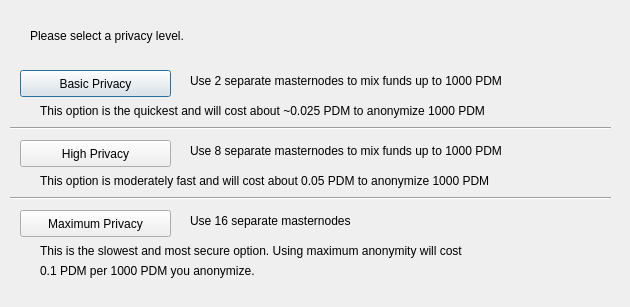
<?xml version="1.0" encoding="UTF-8"?>
<ui version="4.0">
 <class>DarksendConfig</class>
 <widget class="QDialog" name="DarksendConfig">
  <property name="geometry">
   <rect>
    <x>0</x>
    <y>0</y>
    <width>630</width>
    <height>307</height>
   </rect>
  </property>
  <property name="windowTitle">
   <string>Configure PrivateSend</string>
  </property>
  <widget class="QPushButton" name="buttonBasic">
   <property name="geometry">
    <rect>
     <x>20</x>
     <y>70</y>
     <width>151</width>
     <height>27</height>
    </rect>
   </property>
   <property name="text">
    <string>Basic Privacy</string>
   </property>
  </widget>
  <widget class="QPushButton" name="buttonHigh">
   <property name="geometry">
    <rect>
     <x>20</x>
     <y>140</y>
     <width>151</width>
     <height>27</height>
    </rect>
   </property>
   <property name="text">
    <string>High Privacy</string>
   </property>
  </widget>
  <widget class="QPushButton" name="buttonMax">
   <property name="geometry">
    <rect>
     <x>20</x>
     <y>210</y>
     <width>151</width>
     <height>27</height>
    </rect>
   </property>
   <property name="text">
    <string>Maximum Privacy</string>
   </property>
  </widget>
  <widget class="QLabel" name="label">
   <property name="geometry">
    <rect>
     <x>30</x>
     <y>20</y>
     <width>571</width>
     <height>31</height>
    </rect>
   </property>
   <property name="text">
    <string>Please select a privacy level.</string>
   </property>
  </widget>
  <widget class="QLabel" name="label_2">
   <property name="geometry">
    <rect>
     <x>190</x>
     <y>70</y>
     <width>421</width>
     <height>21</height>
    </rect>
   </property>
   <property name="text">
    <string>Use 2 separate masternodes to mix funds up to 1000 PDM</string>
   </property>
  </widget>
  <widget class="QLabel" name="label_3">
   <property name="geometry">
    <rect>
     <x>190</x>
     <y>140</y>
     <width>411</width>
     <height>21</height>
    </rect>
   </property>
   <property name="text">
    <string>Use 8 separate masternodes to mix funds up to 1000 PDM</string>
   </property>
  </widget>
  <widget class="QLabel" name="label_4">
   <property name="geometry">
    <rect>
     <x>190</x>
     <y>210</y>
     <width>421</width>
     <height>21</height>
    </rect>
   </property>
   <property name="text">
    <string>Use 16 separate masternodes</string>
   </property>
  </widget>
  <widget class="QLabel" name="label_6">
   <property name="geometry">
    <rect>
     <x>40</x>
     <y>100</y>
     <width>561</width>
     <height>21</height>
    </rect>
   </property>
   <property name="text">
    <string>This option is the quickest and will cost about ~0.025 PDM to anonymize 1000 PDM</string>
   </property>
  </widget>
  <widget class="QLabel" name="label_7">
   <property name="geometry">
    <rect>
     <x>40</x>
     <y>170</y>
     <width>561</width>
     <height>21</height>
    </rect>
   </property>
   <property name="text">
    <string>This option is moderately fast and will cost about 0.05 PDM to anonymize 1000 PDM</string>
   </property>
  </widget>
  <widget class="QLabel" name="label_8">
   <property name="geometry">
    <rect>
     <x>40</x>
     <y>240</y>
     <width>561</width>
     <height>21</height>
    </rect>
   </property>
   <property name="text">
    <string>This is the slowest and most secure option. Using maximum anonymity will cost</string>
   </property>
  </widget>
  <widget class="QLabel" name="label_9">
   <property name="geometry">
    <rect>
     <x>40</x>
     <y>260</y>
     <width>561</width>
     <height>21</height>
    </rect>
   </property>
   <property name="text">
    <string>0.1 PDM per 1000 PDM you anonymize.</string>
   </property>
  </widget>
  <widget class="Line" name="line">
   <property name="geometry">
    <rect>
     <x>10</x>
     <y>120</y>
     <width>601</width>
     <height>16</height>
    </rect>
   </property>
   <property name="orientation">
    <enum>Qt::Horizontal</enum>
   </property>
  </widget>
  <widget class="Line" name="line_2">
   <property name="geometry">
    <rect>
     <x>10</x>
     <y>190</y>
     <width>601</width>
     <height>16</height>
    </rect>
   </property>
   <property name="orientation">
    <enum>Qt::Horizontal</enum>
   </property>
  </widget>
 </widget>
 <resources/>
 <connections/>
</ui>
